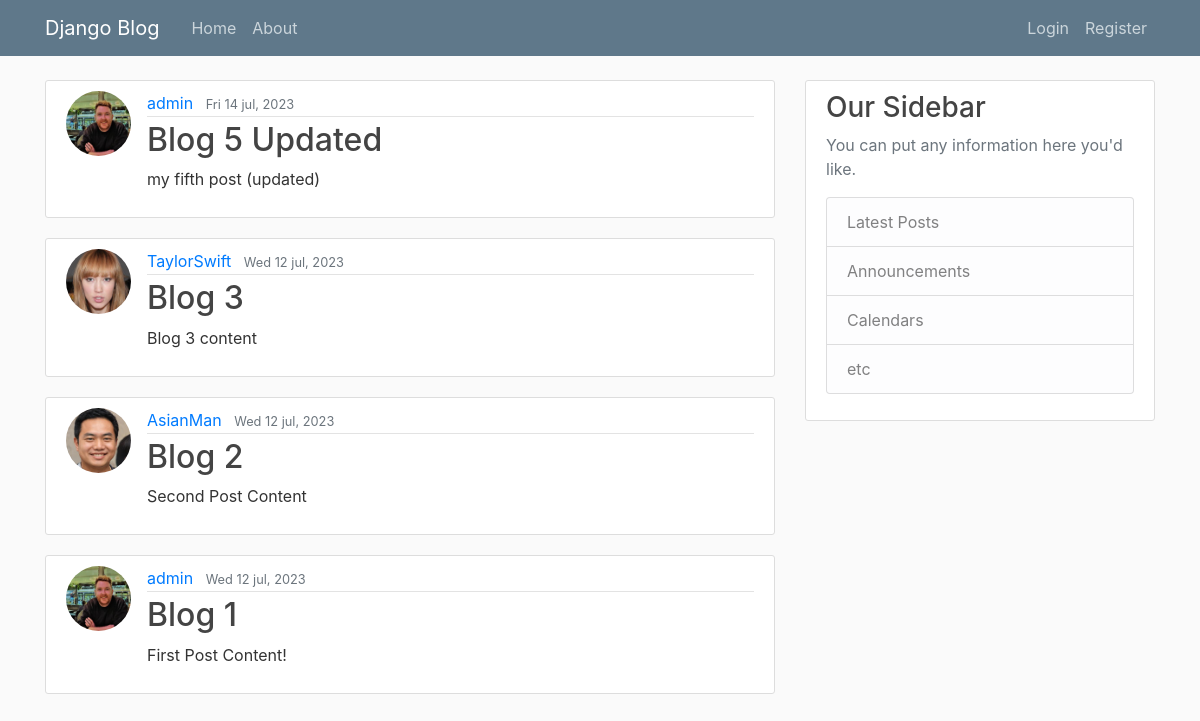
/, run on an earlier commit of the app's database.
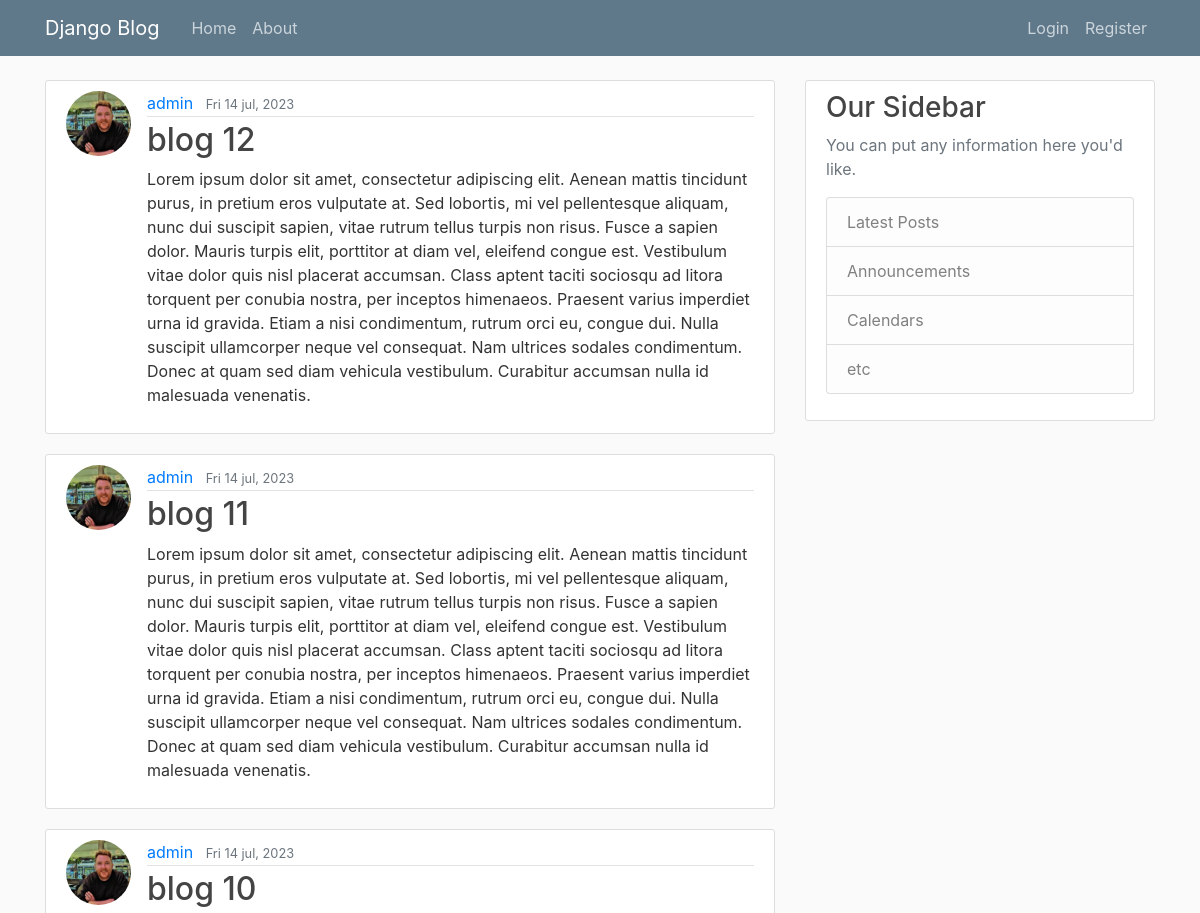
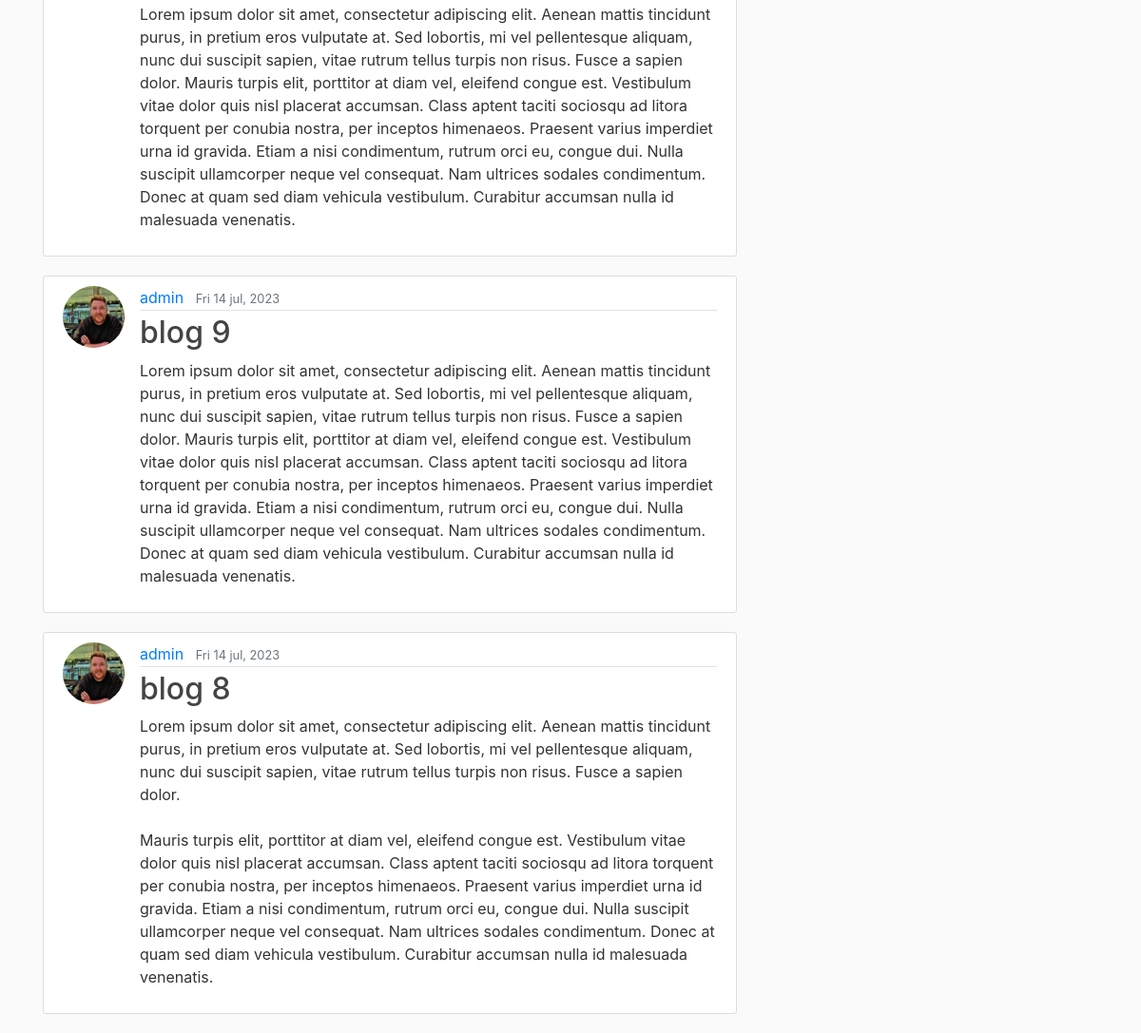
And on a later commit of the database (2 pictures, top to bottom).
### blog/models.py (models this page shows, shortened)
class Post(models.Model):
    title = models.CharField(max_length=100)
    content = models.TextField()
    date_posted = models.DateTimeField(default=timezone.now)
    author = models.ForeignKey(User, on_delete=models.CASCADE)

### users/models.py (models this page shows, shortened)
class Profile(models.Model):
    user = models.OneToOneField(User, on_delete=models.CASCADE)
    image = models.ImageField(default='default.jpg', upload_to='profile_pics')

### blog/views.py (the view)
# urls.py: path('', PostListView.as_view(), name='blog-home'),
class PostListView(ListView):
    model = Post
    template_name = 'blog/home.html'
    context_object_name = 'posts'
    ordering = ['-date_posted']
    paginate_by = 5

### blog/templates/blog/home.html
{% extends 'blog/base.html' %}
{% block content %}
{% for post in posts %}
    <article class="media content-section">
        <img class="rounded-circle article-img" src="{{ post.author.profile.image.url }}">
        <div class="media-body">
            <div class="article-metadata">
                <a class="mr-2" href="#">{{ post.author }}</a>
                <small class="text-muted">{{ post.date_posted|date:'D d b, Y' }}</small>
            </div>
            <h2><a class="article-title" href="{% url 'post-detail' post.id %}">{{ post.title }}</a></h2>
            <p class="article-content">{{ post.content }}</p>
        </div>
    </article>
{% endfor %}
{% endblock content %}

What changed in the data, as far as the page shows it:
no longer on this page (row unchanged): Post: author.profile.image (picture), author "admin", date_posted "Fri 14 jul, 2023", title "Blog 5 Updated", content "my fifth post (updated)"
no longer on this page (row unchanged): Post: author.profile.image (picture), author "TaylorSwift", date_posted "Wed 12 jul, 2023", title "Blog 3", content "Blog 3 content"
no longer on this page (row unchanged): Post: author.profile.image (picture), author "AsianMan", date_posted "Wed 12 jul, 2023", title "Blog 2", content "Second Post Content"
no longer on this page (row unchanged): Post: author.profile.image (picture), author "admin", date_posted "Wed 12 jul, 2023", title "Blog 1", content "First Post Content!"
added Post: author.profile.image (picture), author "admin", date_posted "Fri 14 jul, 2023", title "blog 12", content "Lorem ipsum dolor sit amet, consectetur adipiscing elit. Aenean mattis tincidunt purus, in pretium eros vulputate at. Sed lobortis, mi vel pellentesque aliquam, nunc dui suscipit sapien, vitae rutrum tellus turpis non risus. Fusce a sapien dolor. Mauris turpis elit, porttitor at diam vel, eleifend congue est. Vestibulum vitae dolor quis nisl placerat accumsan. Class aptent taciti sociosqu ad litora torquent per conubia nostra, per inceptos himenaeos. Praesent varius imperdiet urna id gravida. Etiam a nisi condimentum, rutrum orci eu, congue dui. Nulla suscipit ullamcorper neque vel consequat. Nam ultrices sodales condimentum. Donec at quam sed diam vehicula vestibulum. Curabitur accumsan…"
added Post: author.profile.image (picture), author "admin", date_posted "Fri 14 jul, 2023", title "blog 11", content "Lorem ipsum dolor sit amet, consectetur adipiscing elit. Aenean mattis tincidunt purus, in pretium eros vulputate at. Sed lobortis, mi vel pellentesque aliquam, nunc dui suscipit sapien, vitae rutrum tellus turpis non risus. Fusce a sapien dolor. Mauris turpis elit, porttitor at diam vel, eleifend congue est. Vestibulum vitae dolor quis nisl placerat accumsan. Class aptent taciti sociosqu ad litora torquent per conubia nostra, per inceptos himenaeos. Praesent varius imperdiet urna id gravida. Etiam a nisi condimentum, rutrum orci eu, congue dui. Nulla suscipit ullamcorper neque vel consequat. Nam ultrices sodales condimentum. Donec at quam sed diam vehicula vestibulum. Curabitur accumsan…"
added Post: author.profile.image (picture), author "admin", date_posted "Fri 14 jul, 2023", title "blog 10", content "Lorem ipsum dolor sit amet, consectetur adipiscing elit. Aenean mattis tincidunt purus, in pretium eros vulputate at. Sed lobortis, mi vel pellentesque aliquam, nunc dui suscipit sapien, vitae rutrum tellus turpis non risus. Fusce a sapien dolor. Mauris turpis elit, porttitor at diam vel, eleifend congue est. Vestibulum vitae dolor quis nisl placerat accumsan. Class aptent taciti sociosqu ad litora torquent per conubia nostra, per inceptos himenaeos. Praesent varius imperdiet urna id gravida. Etiam a nisi condimentum, rutrum orci eu, congue dui. Nulla suscipit ullamcorper neque vel consequat. Nam ultrices sodales condimentum. Donec at quam sed diam vehicula vestibulum. Curabitur accumsan…"
added Post: author.profile.image (picture), author "admin", date_posted "Fri 14 jul, 2023", title "blog 9", content "Lorem ipsum dolor sit amet, consectetur adipiscing elit. Aenean mattis tincidunt purus, in pretium eros vulputate at. Sed lobortis, mi vel pellentesque aliquam, nunc dui suscipit sapien, vitae rutrum tellus turpis non risus. Fusce a sapien dolor. Mauris turpis elit, porttitor at diam vel, eleifend congue est. Vestibulum vitae dolor quis nisl placerat accumsan. Class aptent taciti sociosqu ad litora torquent per conubia nostra, per inceptos himenaeos. Praesent varius imperdiet urna id gravida. Etiam a nisi condimentum, rutrum orci eu, congue dui. Nulla suscipit ullamcorper neque vel consequat. Nam ultrices sodales condimentum. Donec at quam sed diam vehicula vestibulum. Curabitur accumsan…"
added Post: author.profile.image (picture), author "admin", date_posted "Fri 14 jul, 2023", title "blog 8", content "Lorem ipsum dolor sit amet, consectetur adipiscing elit. Aenean mattis tincidunt purus, in pretium eros vulputate at. Sed lobortis, mi vel pellentesque aliquam, nunc dui suscipit sapien, vitae rutrum tellus turpis non risus. Fusce a sapien dolor. Mauris turpis elit, porttitor at diam vel, eleifend congue est. Vestibulum vitae dolor quis nisl placerat accumsan. Class aptent taciti sociosqu ad litora torquent per conubia nostra, per inceptos himenaeos. Praesent varius imperdiet urna id gravida. Etiam a nisi condimentum, rutrum orci eu, congue dui. Nulla suscipit ullamcorper neque vel consequat. Nam ultrices sodales condimentum. Donec at quam sed diam vehicula vestibulum. Curabitur accumsan…"
